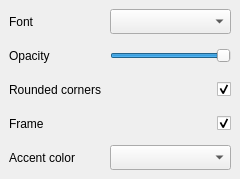
<?xml version="1.0" encoding="UTF-8"?>
<ui version="4.0">
 <class>SettingsPage</class>
 <widget class="QMainWindow" name="SettingsPage">
  <property name="geometry">
   <rect>
    <x>0</x>
    <y>0</y>
    <width>240</width>
    <height>179</height>
   </rect>
  </property>
  <property name="windowTitle">
   <string>Qwote - Settings</string>
  </property>
  <widget class="QWidget" name="centralwidget">
   <layout class="QGridLayout" name="gridLayout">
    <property name="spacing">
     <number>9</number>
    </property>
    <item row="1" column="1">
     <widget class="QSlider" name="opacitySlider">
      <property name="minimumSize">
       <size>
        <width>0</width>
        <height>25</height>
       </size>
      </property>
      <property name="baseSize">
       <size>
        <width>0</width>
        <height>0</height>
       </size>
      </property>
      <property name="maximum">
       <number>128</number>
      </property>
      <property name="value">
       <number>128</number>
      </property>
      <property name="orientation">
       <enum>Qt::Orientation::Horizontal</enum>
      </property>
     </widget>
    </item>
    <item row="0" column="0">
     <widget class="QLabel" name="label">
      <property name="minimumSize">
       <size>
        <width>0</width>
        <height>25</height>
       </size>
      </property>
      <property name="baseSize">
       <size>
        <width>0</width>
        <height>0</height>
       </size>
      </property>
      <property name="text">
       <string>Font</string>
      </property>
     </widget>
    </item>
    <item row="3" column="0">
     <widget class="QLabel" name="label_4">
      <property name="minimumSize">
       <size>
        <width>0</width>
        <height>25</height>
       </size>
      </property>
      <property name="baseSize">
       <size>
        <width>0</width>
        <height>0</height>
       </size>
      </property>
      <property name="text">
       <string>Frame</string>
      </property>
     </widget>
    </item>
    <item row="2" column="0">
     <widget class="QLabel" name="label_3">
      <property name="minimumSize">
       <size>
        <width>0</width>
        <height>25</height>
       </size>
      </property>
      <property name="baseSize">
       <size>
        <width>0</width>
        <height>0</height>
       </size>
      </property>
      <property name="text">
       <string>Rounded corners</string>
      </property>
     </widget>
    </item>
    <item row="0" column="1">
     <widget class="QComboBox" name="fontComboBox">
      <property name="minimumSize">
       <size>
        <width>0</width>
        <height>25</height>
       </size>
      </property>
      <property name="baseSize">
       <size>
        <width>0</width>
        <height>0</height>
       </size>
      </property>
      <property name="sizeAdjustPolicy">
       <enum>QComboBox::SizeAdjustPolicy::AdjustToContentsOnFirstShow</enum>
      </property>
     </widget>
    </item>
    <item row="1" column="0">
     <widget class="QLabel" name="label_2">
      <property name="minimumSize">
       <size>
        <width>0</width>
        <height>25</height>
       </size>
      </property>
      <property name="baseSize">
       <size>
        <width>0</width>
        <height>0</height>
       </size>
      </property>
      <property name="text">
       <string>Opacity</string>
      </property>
     </widget>
    </item>
    <item row="2" column="1">
     <widget class="QCheckBox" name="roundedCornersCheckbox">
      <property name="minimumSize">
       <size>
        <width>0</width>
        <height>25</height>
       </size>
      </property>
      <property name="baseSize">
       <size>
        <width>0</width>
        <height>0</height>
       </size>
      </property>
      <property name="layoutDirection">
       <enum>Qt::LayoutDirection::RightToLeft</enum>
      </property>
      <property name="text">
       <string/>
      </property>
      <property name="checked">
       <bool>true</bool>
      </property>
     </widget>
    </item>
    <item row="3" column="1">
     <widget class="QCheckBox" name="frameCheckbox">
      <property name="minimumSize">
       <size>
        <width>0</width>
        <height>25</height>
       </size>
      </property>
      <property name="baseSize">
       <size>
        <width>0</width>
        <height>0</height>
       </size>
      </property>
      <property name="layoutDirection">
       <enum>Qt::LayoutDirection::RightToLeft</enum>
      </property>
      <property name="text">
       <string/>
      </property>
      <property name="checked">
       <bool>true</bool>
      </property>
     </widget>
    </item>
    <item row="4" column="1">
     <widget class="QComboBox" name="colorComboBox">
      <property name="minimumSize">
       <size>
        <width>0</width>
        <height>25</height>
       </size>
      </property>
      <property name="sizeAdjustPolicy">
       <enum>QComboBox::SizeAdjustPolicy::AdjustToContentsOnFirstShow</enum>
      </property>
     </widget>
    </item>
    <item row="4" column="0">
     <widget class="QLabel" name="label_5">
      <property name="minimumSize">
       <size>
        <width>0</width>
        <height>25</height>
       </size>
      </property>
      <property name="text">
       <string>Accent color</string>
      </property>
     </widget>
    </item>
   </layout>
  </widget>
 </widget>
 <resources/>
 <connections/>
</ui>
